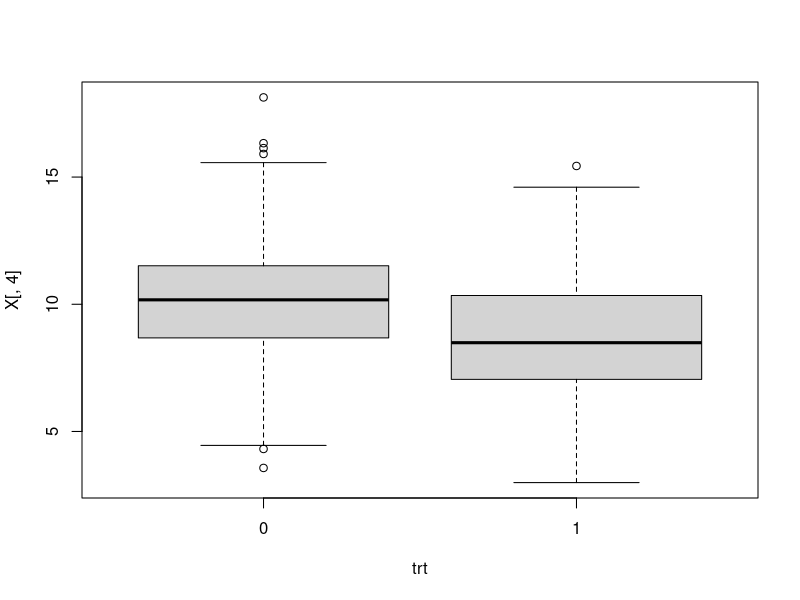
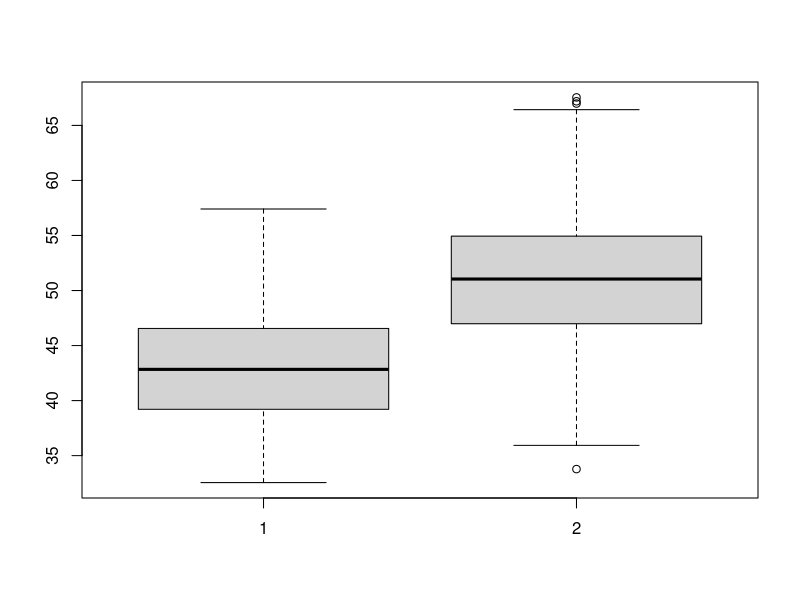
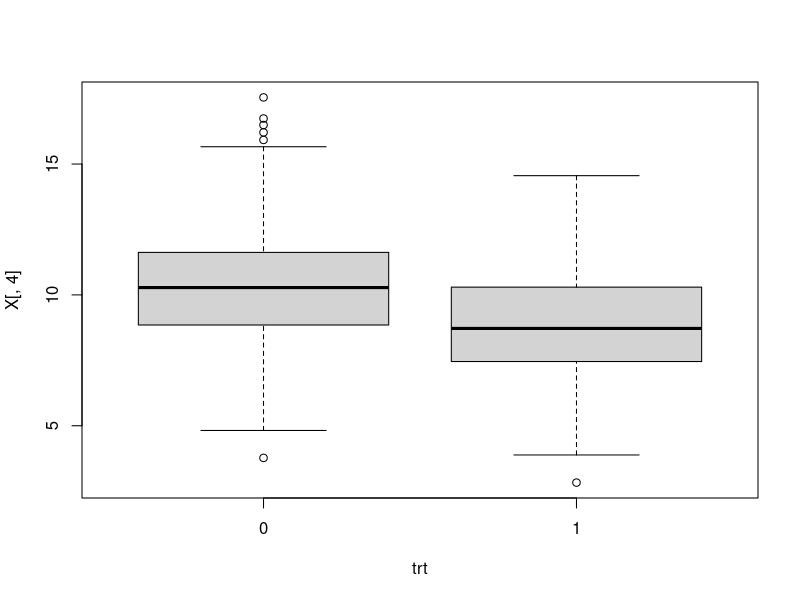
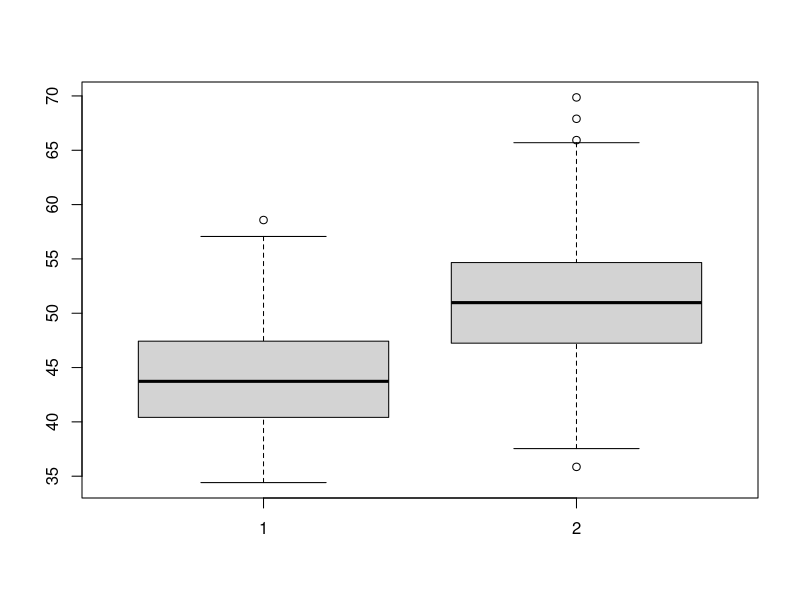
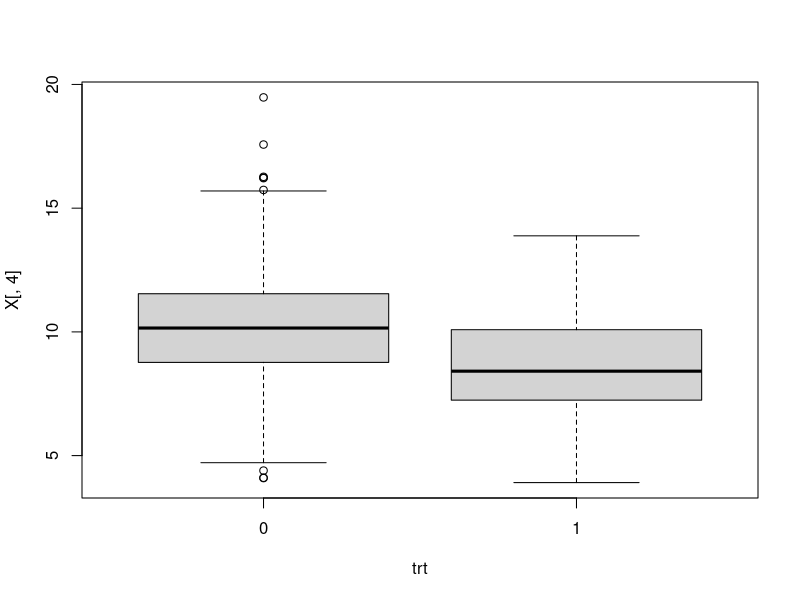
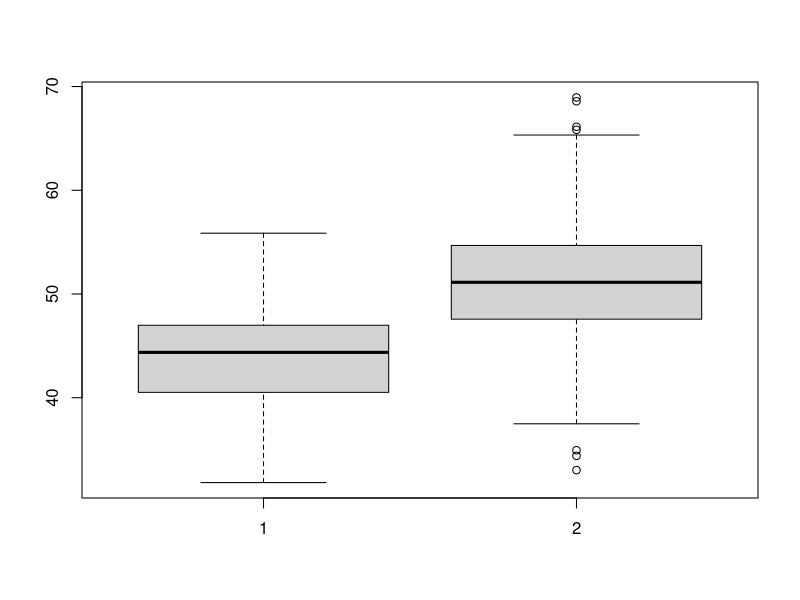
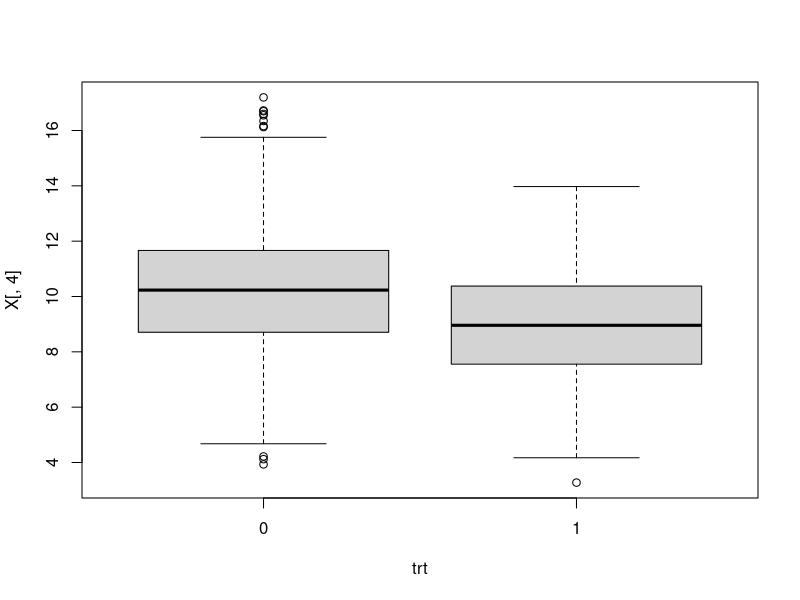
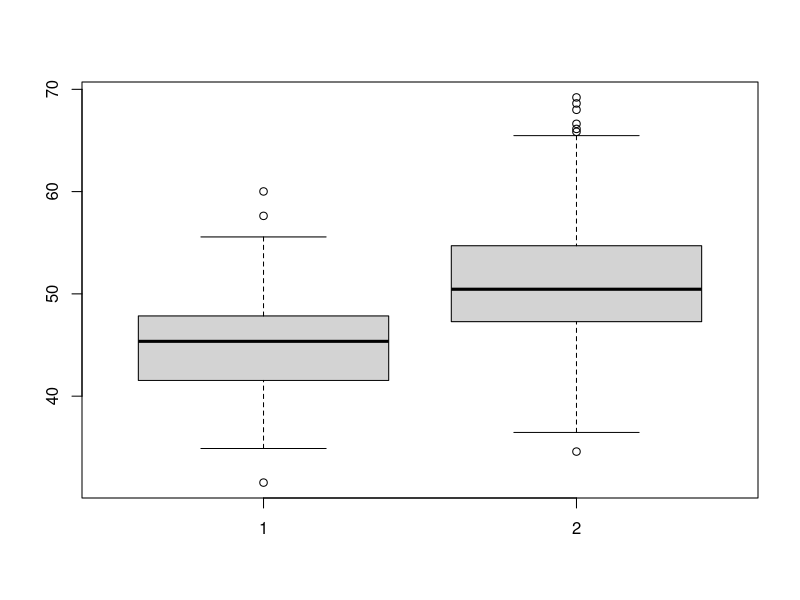

Write R code to recreate these figures, in order.
library(mvtnorm)
library(MatchIt)
library(mice)
#set.seed(1234)

#0 is MCAR
#1 is MAR1
missingness_index <- 0

# Create a dataframe to store estimated treatment effects
resultsData <- data.frame(matrix(ncol = 8, nrow = 0,
                          dimnames = list(NULL, c('Complete Data', 'CCA', 'W_MI5', 'W_MI20', 'W_MI50',
                                                  'A_MI5', 'A_MI20', 'A_MI50'))))
for (j in 1:10){
   n <- 1000
   
   # Generate covariates
   Sigma <- matrix(0.5, ncol = 5, nrow = 5)
   diag(Sigma) <- 5
   mu_X <- rep(10,5)
   
   X_raw <- X <- rmvnorm(n, mu_X, Sigma)
   colnames(X_raw) <- c('X1', 'X2', 'X3', 'X4', 'X5')
   colnames(X) <- c('X1', 'X2', 'X3', 'X4', 'X5')
   
   # Generate treatments
   beta_trt <- rep(-.25,5)
   beta0 <- 10
   xb <- beta0 + X %*% beta_trt
   p <- exp(xb) / (1 + exp(xb))
   trt <- rbinom(n, 1, p)
   boxplot(X[,4]~trt)
   sum(trt)
   
   # Generate responses 
   beta <- rep(1,1,5)
   beta0 <- 0
   mu1 <- beta0 + 5 + X %*% beta
   mu0 <- beta0 + X %*% beta
   sigma <- 1
   
   # Treatment
   y1 <- rnorm(n, mu1, sigma)
   # Control
   y0 <- rnorm(n, mu0, sigma)
   
   # Remove the unobserved treatments
   y <- y0
   y[trt == 1] <- y1[trt == 1]
   
   #Check baseline bias
   #True effect
   delta <- mean(y1) - mean(y0)
   resultsData[j, 'Complete.Data'] = delta     
   
   #Biased effect.  
   mean(y1[trt == 1]) - mean(y0[trt == 0])
   boxplot(y0[trt == 1],y0[trt == 0])
   
   #Add missingness in X1
   #MCAR
   if (missingness_index == 0){
     ind <- sample(1:nrow(X), nrow(X)/2,replace = FALSE)
     X[ind,1] <- NA
   }
   
   #MAR1
    if (missingness_index == 1){
      logi <- -20 + 2*X[,2]
      p <- exp(logi) / (1+ exp(logi))
      R <- rbinom(nrow(X),1,p)
      X[R == 1,1] <- NA
    }
   #MAR2
   #MNAR
   
   # Create a dataframe with missingness
   dat <- data.frame(y, trt, X)
   
   #CCA
   # Remove rows with NAN
   datCCA <- na.omit(dat)
   # Do matching
   m.out <- matchit(trt ~ X1 + X2 + X3 + X4 + X5 , data = datCCA, method = 'nearest',
                    ratio = 1) 
   dataMatched <- match.data(m.out)
   # Fit a model and store estimate treatment effect
   lm1 <- lm(y ~ trt + X1 + X2 + X3 + X4 + X5 , data = dataMatched)
   resultsData[j, 'CCA'] <- summary(lm1)$coef[2,1]                               
   
   # Multiple Imputation - 5 datasets 
   m = 5
   withinResults <- c()
   propensityScores <- data.frame(matrix(ncol=0, nrow = n))
   mids <- mice(dat[,3:7], m = m)
   
   for(k in 1:m) {
      # Access imputed dataset
      dataImputed <- complete(mids, k)
      # Append y and trt
      dataImputed$trt = dat$trt
      dataImputed$y = dat$y
      # Do matching
      m.out <- matchit(trt ~ X1 + X2 + X3 + X4 + X5 , data = dataImputed, method = 'nearest',
                       ratio = 1)
      dataMatched <- match.data(m.out)
      # Append propensity scores of each obs in a dataset
      propensityScores <- cbind(propensityScores, data.frame(m.out$distance))
      # Fit a model and store estimate treatment effect
      lm0 <- lm(y ~ trt + X1 + X2 + X3 + X4 + X5, data = dataMatched)
      withinResults[k] <- summary(lm0)$coef[2,1]
   }
   resultsData[j, 'W_MI5'] <- mean(withinResults)  
   
   # Assign avg propensity scores to m.out and match
   avg_prop <- rowMeans(propensityScores)
   m.out$distance <- avg_prop
   dataMatched <- match.data(m.out)
   # Fit a model and store estimate treatment effect
   lm1 <- lm(y ~ trt + X1 + X2 + X3 + X4 + X5, data = dataMatched)
   resultsData[j, 'A_MI5'] <- summary(lm1)$coefficients[2,1]
   
   # Multiple Imputation - 20 datasets
   m = 20
   withinResults <- c()
   propensityScores <- data.frame(matrix(ncol=0, nrow = n))
   mids <- mice(dat[,3:7], m = m)
   
   for(k in 1:m) {
      # Impute
      dataImputed <- complete(mids, k)
      # Append y and trt
      dataImputed$trt = dat$trt
      dataImputed$y = dat$y
      # Do matching
      m.out <- matchit(trt ~ X1 + X2 + X3 + X4 + X5 , data = dataImputed, method = 'nearest',
                       ratio = 1)
      dataMatched <- match.data(m.out)
      # Append propensity scores of each obs in a dataset
      propensityScores <- cbind(propensityScores, data.frame(m.out$distance))
      # Fit a model and store estimate treatment effect
      lm0 <- lm(y ~ trt + X1 + X2 + X3 + X4 + X5, data = dataMatched)
      withinResults[k] <- summary(lm0)$coef[2,1]
   }
   resultsData[j, 'W_MI20'] <- mean(withinResults)
   
   # Assign avg propensity scores to m.out and match
   avg_prop <- rowMeans(propensityScores)
   m.out$distance <- avg_prop
   dataMatched <- match.data(m.out)
   # Fit a model and store estimate treatment effect
   lm1 <- lm(y ~ trt + X1 + X2 + X3 + X4 + X5, data = dataMatched)
   resultsData[j, 'A_MI20'] <- summary(lm1)$coefficients[2,1]
   
   # Multiple Imputation - 50 datasets
   m = 50
   withinResults <- c()
   propensityScores <- data.frame(matrix(ncol=0, nrow = n))
   mids <- mice(dat[,3:7], m = m)
   
   for(k in 1:m) {
      # Impute
      dataImputed <- complete(mids, k)
      # Append y and trt
      dataImputed$trt = dat$trt
      dataImputed$y = dat$y
      # Do matching
      m.out <- matchit(trt ~ X1 + X2 + X3 + X4 + X5 , data = dataImputed, method = 'nearest',
                       ratio = 1)
      dataMatched <- match.data(m.out)
      # Append propensity scores of each obs in a dataset
      propensityScores <- cbind(propensityScores, data.frame(m.out$distance))
      # Fit a model and store estimate treatment effect
      lm0 <- lm(y ~ trt + X1 + X2 + X3 + X4 + X5, data = dataMatched)
      withinResults[k] <- summary(lm0)$coef[2,1]
   }
   resultsData[j, 'W_MI50'] <- mean(withinResults)
   
   # Assign avg propensity scores to m.out and match
   avg_prop <- rowMeans(propensityScores)
   m.out$distance <- avg_prop
   dataMatched <- match.data(m.out)
   # Fit a model and store estimate treatment effect
   lm1 <- lm(y ~ trt + X1 + X2 + X3 + X4 + X5, data = dataMatched)
   resultsData[j, 'A_MI50'] <- summary(lm1)$coefficients[2,1]
}

results <- data.frame(colMeans(resultsData))
t(results)
